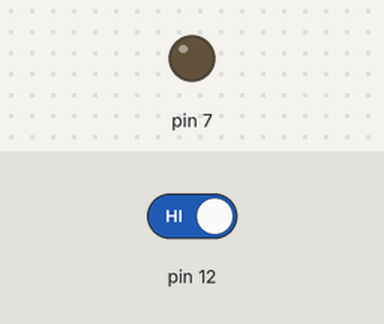
A sketch run on a simulated Arduino Mega 2560, built with avr-gcc and run on an emulated ATmega2560. Parts: output pins drawn as LEDs (lit = HIGH). Inputs (shaded band) come from the test bench; at power-on: pin 12 HIGH.

Above: at 1.2 s.
1.3 s: pin 12 driven LOW
At 2.5 s:
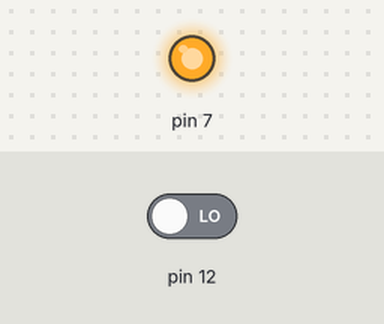
2.8 s: pin 12 driven HIGH
At 3.9 s:
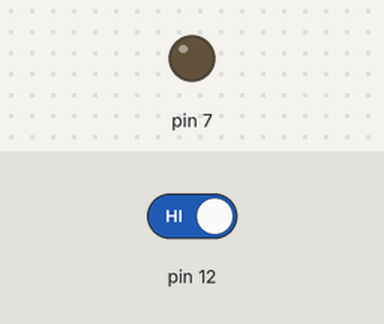
Timing chart, 0 to 5.8 s (numbered marks = the images above; inputs shaded):
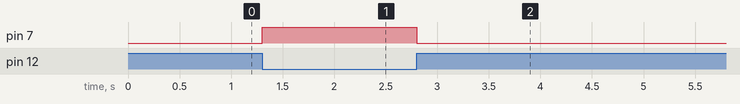

The sketch:

DC_Motor.ino
```cpp
void setup() {
  // put your setup code here, to run once:
  pinMode(7,OUTPUT);
  pinMode(12,INPUT);
}

void loop() {
  // put your main code here, to run repeatedly:
 int button = digitalRead(12);

  if(button == LOW)
  {
    digitalWrite(7,HIGH);
  }
  else
  {
    digitalWrite(7,LOW);
  }

}
```

Measured:
- after the input at 1.3 s, pin 7: LOW → HIGH at once
- after the input at 2.8 s, pin 7: HIGH → LOW at once
